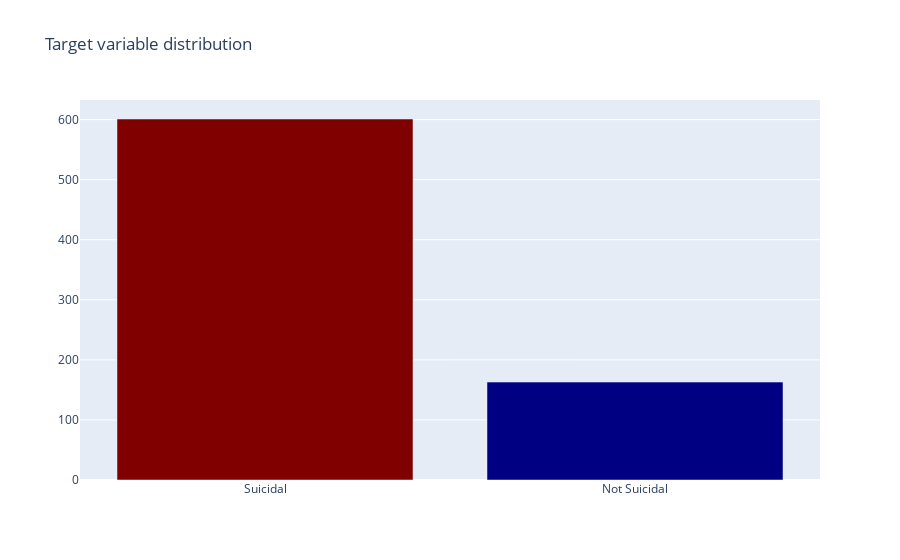

This figure's notebook cell:
### Markdown cell above
# Understanding the data

### Code cell
z = {'NS': 'Not Suicidal', 'S': 'Suicidal'}

data = [go.Bar(
            x = train.Suicidal.map(z).unique(),
            y = train.Suicidal.value_counts().values,
            marker= dict(colorscale='Jet',
                         color = train.Suicidal.value_counts().values
                        ),
    )]

layout = go.Layout(
    title='Target variable distribution'
)

fig = go.Figure(data=data, layout=layout)

py.iplot(fig, filename='basic-bar')

### Figure 1 — Plotly figure (JSON) as saved in the notebook; plotly's stock layout.template omitted (floating-point values rounded to 4 significant figures)
{"data": [{"marker": {"color": [601, 163], "colorscale": [[0, "rgb(0,0,131)"], [0.2, "rgb(0,60,170)"], [0.4, "rgb(5,255,255)"], [0.6, "rgb(255,255,0)"], [0.8, "rgb(250,0,0)"], [1, "rgb(128,0,0)"]]}, "x": ["Suicidal", "Not Suicidal"], "y": [601, 163], "type": "bar"}], "layout": {"title": {"text": "Target variable distribution"}}}
